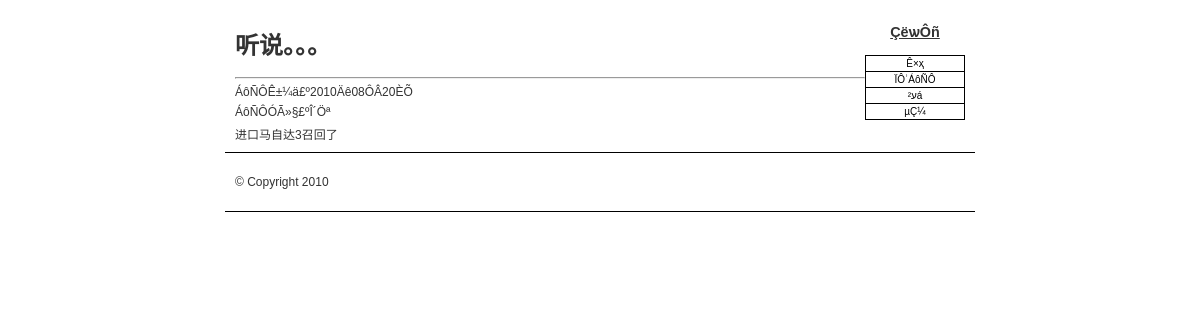
Screenshot of /message.php?id=2 with the database file from the repository.
### tables this page shows
CREATE TABLE `message` (
  `mes_id` int(10) NOT NULL auto_increment COMMENT '留言编号',
  `user_id` int(10) NOT NULL COMMENT '用户编号',
  `title` varchar(500) NOT NULL COMMENT '主题',
  `content` mediumtext NOT NULL COMMENT '内容',
  `write_date` datetime NOT NULL COMMENT '留言时间',
  PRIMARY KEY  (`mes_id`)
);

### message.php (the view, shortened to what this page needs)
<?php
if ( (isset($_GET['id'])) && (is_numeric($_GET['id'])) ) {
	$id = $_GET['id'];
} elseif ( (isset($_POST['id'])) && (is_numeric($_POST['id'])) ) {
	$id = $_POST['id'];
} else {
	echo '<h1 id="mainhead">Ò³Ãæ´íÎó</h1>
	<p class="error">Ò³Ãæ·¢Éú´íÎó¡£</p><p><br /><br /></p>';
	include ('./includes/footer.html');
	exit();
}
$sql = "SELECT user_id,title,content, DATE_FORMAT(write_date, '%YÄê%mÔÂ%dÈÕ') AS dr FROM message WHERE mes_id=$id";
$result = @mysql_query ($sql);
$num = mysql_num_rows($result);
if ($num > 0) {
	while ($row = mysql_fetch_array($result, MYSQL_ASSOC)) {
		echo "<h1 id=\"mainhead\">{$row['title']}</h1><hr />";
		echo "<p>ÁôÑÔÊ±¼ä£º{$row['dr']}</p>";
		$sql2 = "SELECT name FROM users WHERE user_id={$row['user_id']}";
		$result2 = @mysql_query ($sql2);
		$num2 = @mysql_num_rows($result2);
		if ($num2 > 0) {
			while ($row2 = mysql_fetch_array($result2, MYSQL_ASSOC)) {
				echo "<p>ÁôÑÔÓÃ»§£º{$row2['name']}</p>";
			}
		}else{
			echo '<p>ÁôÑÔÓÃ»§£ºÎ´Öª</p>';
		}
		echo $row['content'];
	}
} else {
	echo '<p class="error">Ò³Ãæ´íÎó£¬Çë·µ»ØÖØÊÔ¡£</p>';
}
?>

### includes/layout.css (style rules this page uses)
body { font: 12px Tahoma, Verdana, sans-serif; color: #333333; background: #FFF; margin: 0; padding: 0; }
a:link,a:visited,a:active { color: #006699; text-decoration: underline; }
#wrapper { margin: 0 auto; width: 800px; }
#content { margin: 0 25px 0 25px; padding: 10px; }
#content p { margin: 0 130px 6px 0; text-align: justify; }
#nav { position: static; float: right; width: 100px; }
#nav ul { margin: 15px 0 15px 0; padding: 0; list-style: none; border: 0; }
#nav li { text-align: center; border-bottom: 1px solid #000; width: 100px; margin: 0; padding: 0; font: 10px/15px Tahoma, Verdana, sans-serif; color: #000; background: #FFF; }
.navtop { border-top: 1px solid #000; }
#nav li a { display: block; font-weight: normal; padding: 0; border-left: 1px solid #000; border-right: 1px solid #000; background: #FFF; color: #000; text-decoration: none; width: 100px; voice-family: "\" }
#nav h3 { font-size: 120%; text-decoration: underline; background-image: none; text-align: center; padding: 0; }
#footer { border-bottom: 1px solid #000; border-top: 1px solid #000; margin: 0 25px 0 25px; padding: 10px; }

### rows the page displays
message: title "听说。。。", dr "2010Äê08ÔÂ20ÈÕ", content "进口马自达3召回了"
